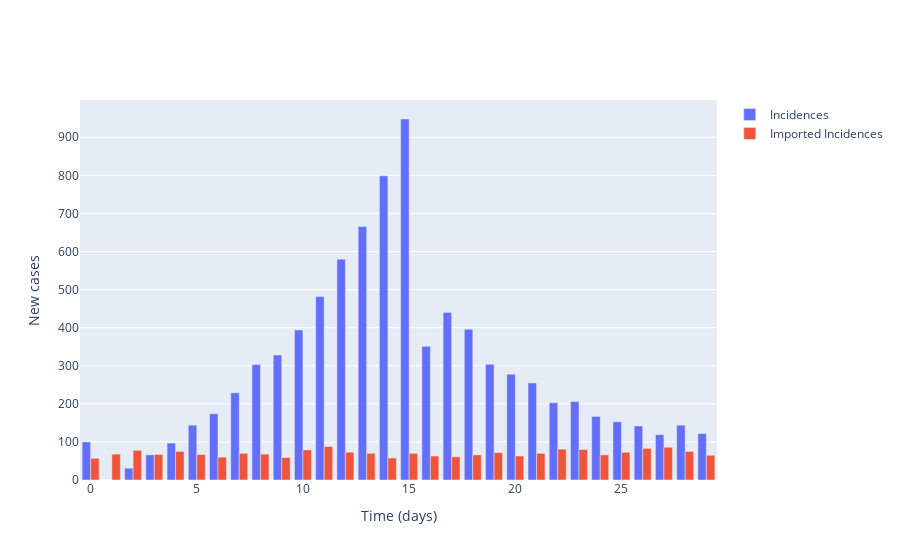

Notebook cell for this chart:
### Markdown cell above
## Plot local incidence numbers and imported cases for the forward simulation

### Code cell
# Plot (bar chart cases each day)
fig = go.Figure()

# Plot of incidences
fig.add_trace(
    go.Bar(
        x=times,
        y=locally_infected_cases,
        name='Incidences'
    )
)

fig.add_trace(
    go.Bar(
        x=times,
        y=imported_cases,
        name='Imported Incidences'
    )
)

# Add axis labels
fig.update_layout(
    xaxis_title='Time (days)',
    yaxis_title='New cases'
)

fig.show()

### Figure 1 — Plotly figure (JSON) as saved in the notebook; plotly's stock layout.template omitted (floating-point values rounded to 4 significant figures)
{"data": [{"name": "Incidences", "type": "bar", "x": [0, 1, 2, 3, 4, 5, 6, 7, 8, 9, 10, 11, 12, 13, 14, 15, 16, 17, 18, 19, 20, 21, 22, 23, 24, 25, 26, 27, 28, 29], "y": [100, 0, 31, 66, 97, 144, 174, 229, 303, 328, 394, 482, 580, 666, 799, 948, 351, 440, 396, 304, 278, 255, 203, 206, 167, 153, 142, 119, 144, 122]}, {"name": "Imported Incidences", "type": "bar", "x": [0, 1, 2, 3, 4, 5, 6, 7, 8, 9, 10, 11, 12, 13, 14, 15, 16, 17, 18, 19, 20, 21, 22, 23, 24, 25, 26, 27, 28, 29], "y": [57, 68, 78, 67, 75, 67, 60, 70, 68, 59, 79, 88, 73, 70, 58, 70, 63, 61, 66, 72, 63, 70, 81, 80, 66, 73, 83, 86, 75, 65]}], "layout": {"xaxis": {"title": {"text": "Time (days)"}}, "yaxis": {"title": {"text": "New cases"}}}}
